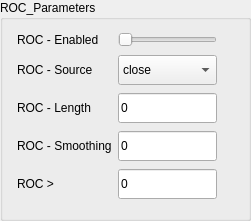
              <widget class="QGroupBox" name="grpBox_ROC_parametersIndi">
               <property name="geometry">
                <rect>
                 <x>280</x>
                 <y>40</y>
                 <width>251</width>
                 <height>221</height>
                </rect>
               </property>
               <property name="styleSheet">
                <string notr="true"/>
               </property>
               <property name="title">
                <string>ROC_Parameters</string>
               </property>
               <widget class="QWidget" name="layoutWidget_30">
                <property name="geometry">
                 <rect>
                  <x>17</x>
                  <y>30</y>
                  <width>231</width>
                  <height>171</height>
                 </rect>
                </property>
                <layout class="QGridLayout" name="gridLayout_59">
                 <item row="2" column="2">
                  <spacer name="horizontalSpacer_39">
                   <property name="orientation">
                    <enum>Qt::Horizontal</enum>
                   </property>
                   <property name="sizeHint" stdset="0">
                    <size>
                     <width>40</width>
                     <height>20</height>
                    </size>
                   </property>
                  </spacer>
                 </item>
                 <item row="1" column="0">
                  <widget class="QLabel" name="lblSELL_IndicatorEnabled_12">
                   <property name="styleSheet">
                    <string notr="true"/>
                   </property>
                   <property name="text">
                    <string>ROC - Enabled</string>
                   </property>
                  </widget>
                 </item>
                 <item row="1" column="1">
                  <widget class="QSlider" name="hSlider_SELL_IndicatorEnabled_35">
                   <property name="styleSheet">
                    <string notr="true"/>
                   </property>
                   <property name="maximum">
                    <number>5</number>
                   </property>
                   <property name="orientation">
                    <enum>Qt::Horizontal</enum>
                   </property>
                  </widget>
                 </item>
                 <item row="2" column="0">
                  <widget class="QLabel" name="lblRocAppliedPrice_10">
                   <property name="styleSheet">
                    <string notr="true"/>
                   </property>
                   <property name="text">
                    <string>ROC - Source</string>
                   </property>
                  </widget>
                 </item>
                 <item row="5" column="1">
                  <widget class="QLineEdit" name="txtRocRBuyIncreasePercentage_10">
                   <property name="minimumSize">
                    <size>
                     <width>0</width>
                     <height>30</height>
                    </size>
                   </property>
                   <property name="styleSheet">
                    <string notr="true"/>
                   </property>
                   <property name="text">
                    <string>0</string>
                   </property>
                  </widget>
                 </item>
                 <item row="5" column="0">
                  <widget class="QLabel" name="lblRocRBuyIncreasePercentage_10">
                   <property name="styleSheet">
                    <string notr="true"/>
                   </property>
                   <property name="text">
                    <string>ROC &gt;</string>
                   </property>
                  </widget>
                 </item>
                 <item row="3" column="1">
                  <widget class="QLineEdit" name="txtRocPeriodR_10">
                   <property name="minimumSize">
                    <size>
                     <width>0</width>
                     <height>30</height>
                    </size>
                   </property>
                   <property name="cursor">
                    <cursorShape>IBeamCursor</cursorShape>
                   </property>
                   <property name="styleSheet">
                    <string notr="true"/>
                   </property>
                   <property name="text">
                    <string>0</string>
                   </property>
                  </widget>
                 </item>
                 <item row="2" column="1">
                  <widget class="QComboBox" name="drpRocAppliedPriceR_10">
                   <property name="sizePolicy">
                    <sizepolicy hsizetype="Preferred" vsizetype="Fixed">
                     <horstretch>0</horstretch>
                     <verstretch>0</verstretch>
                    </sizepolicy>
                   </property>
                   <property name="minimumSize">
                    <size>
                     <width>0</width>
                     <height>30</height>
                    </size>
                   </property>
                   <property name="styleSheet">
                    <string notr="true"/>
                   </property>
                   <item>
                    <property name="text">
                     <string>close</string>
                    </property>
                   </item>
                   <item>
                    <property name="text">
                     <string>open</string>
                    </property>
                   </item>
                   <item>
                    <property name="text">
                     <string>high</string>
                    </property>
                   </item>
                   <item>
                    <property name="text">
                     <string>low</string>
                    </property>
                   </item>
                   <item>
                    <property name="text">
                     <string>HL2</string>
                    </property>
                   </item>
                   <item>
                    <property name="text">
                     <string>HLC3</string>
                    </property>
                   </item>
                   <item>
                    <property name="text">
                     <string>OHLC</string>
                    </property>
                   </item>
                  </widget>
                 </item>
                 <item row="3" column="0">
                  <widget class="QLabel" name="lblRocPeriodR_10">
                   <property name="styleSheet">
                    <string notr="true"/>
                   </property>
                   <property name="text">
                    <string>ROC - Length</string>
                   </property>
                  </widget>
                 </item>
                 <item row="4" column="0">
                  <widget class="QLabel" name="lblRocSmoothingR_10">
                   <property name="styleSheet">
                    <string notr="true"/>
                   </property>
                   <property name="text">
                    <string>ROC - Smoothing</string>
                   </property>
                  </widget>
                 </item>
                 <item row="4" column="1">
                  <widget class="QLineEdit" name="txtRocSmoothingR_10">
                   <property name="minimumSize">
                    <size>
                     <width>0</width>
                     <height>30</height>
                    </size>
                   </property>
                   <property name="styleSheet">
                    <string notr="true"/>
                   </property>
                   <property name="text">
                    <string>0</string>
                   </property>
                  </widget>
                 </item>
                </layout>
               </widget>
              </widget>
